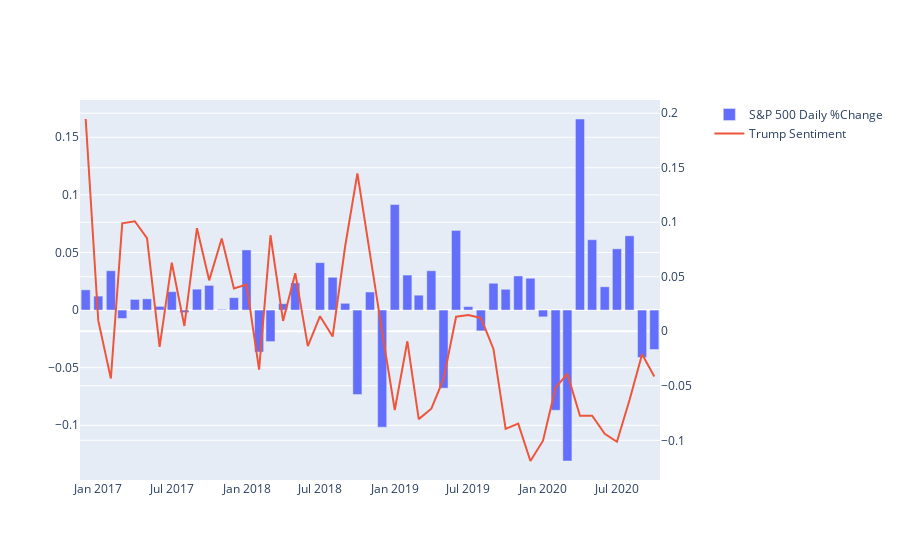

The code cell stored with this chart in its notebook:
### Code cell
import plotly.graph_objects as go
from plotly.subplots import make_subplots
# Create figure
fig = make_subplots(specs=[[{"secondary_y": True}]])



fig.add_trace(
    go.Bar(x=list(m['month']), y=list(m['s&p_%change']), name='S&P 500 Daily %Change'), secondary_y=False)

fig.add_trace(
    go.Scatter(x=list(m['month']), y=list(m['delta']), name='Trump Sentiment'), secondary_y=True)

# Set title
# fig.update_layout(
#     title_text="Trump Sentiment vs. S&P 500 Moves"
# )

#Add range slider
#fig.update_layout(
#     xaxis=dict(
#         rangeselector=dict(
#             buttons=list([
#                 dict(count=1,
#                      label="1m",
#                      step="month",
#                      stepmode="backward"),
#                 dict(count=6,
#                      label="6m",
#                      step="month",
#                      stepmode="backward"),
#                 dict(count=1,
#                      label="YTD",
#                      step="year",
#                      stepmode="todate"),
#                 dict(count=1,
#                      label="1y",
#                      step="year",
#                      stepmode="backward"),
#                 dict(step="all")
#             ])
#         ),
#         rangeslider=dict(
#             visible=True
#         ),
#         type="date"
#     )
# )

fig.show()

### Figure 1 — Plotly figure (JSON) as saved in the notebook; plotly's stock layout.template omitted (floating-point values rounded to 4 significant figures)
{"data": [{"name": "S&P 500 Daily %Change", "type": "bar", "x": ["2016-12-01", "2017-01-01", "2017-02-01", "2017-03-01", "2017-04-01", "2017-05-01", "2017-06-01", "2017-07-01", "2017-08-01", "2017-09-01", "2017-10-01", "2017-11-01", "2017-12-01", "2018-01-01", "2018-02-01", "2018-03-01", "2018-04-01", "2018-05-01", "2018-06-01", "2018-07-01", "2018-08-01", "2018-09-01", "2018-10-01", "2018-11-01", "2018-12-01", "2019-01-01", "2019-02-01", "2019-03-01", "2019-04-01", "2019-05-01", "2019-06-01", "2019-07-01", "2019-08-01", "2019-09-01", "2019-10-01", "2019-11-01", "2019-12-01", "2020-01-01", "2020-02-01", "2020-03-01", "2020-04-01", "2020-05-01", "2020-06-01", "2020-07-01", "2020-08-01", "2020-09-01", "2020-10-01"], "xaxis": "x", "y": [0.01757, 0.01212, 0.03415, -0.007315, 0.009253, 0.009755, 0.003212, 0.016, -0.0022, 0.01816, 0.02144, 0.000631, 0.01078, 0.0522, -0.03644, -0.02738, 0.005544, 0.02358, -0.0001213, 0.04116, 0.02848, 0.005875, -0.07332, 0.01567, -0.1016, 0.0917, 0.03041, 0.01293, 0.03412, -0.06783, 0.06914, 0.003019, -0.01807, 0.02328, 0.01805, 0.02959, 0.02765, -0.005902, -0.08698, -0.131, 0.1659, 0.06107, 0.02024, 0.05319, 0.06449, -0.04118, -0.03423], "yaxis": "y"}, {"name": "Trump Sentiment", "type": "scatter", "x": ["2016-12-01", "2017-01-01", "2017-02-01", "2017-03-01", "2017-04-01", "2017-05-01", "2017-06-01", "2017-07-01", "2017-08-01", "2017-09-01", "2017-10-01", "2017-11-01", "2017-12-01", "2018-01-01", "2018-02-01", "2018-03-01", "2018-04-01", "2018-05-01", "2018-06-01", "2018-07-01", "2018-08-01", "2018-09-01", "2018-10-01", "2018-11-01", "2018-12-01", "2019-01-01", "2019-02-01", "2019-03-01", "2019-04-01", "2019-05-01", "2019-06-01", "2019-07-01", "2019-08-01", "2019-09-01", "2019-10-01", "2019-11-01", "2019-12-01", "2020-01-01", "2020-02-01", "2020-03-01", "2020-04-01", "2020-05-01", "2020-06-01", "2020-07-01", "2020-08-01", "2020-09-01", "2020-10-01"], "xaxis": "x", "y": [0.1947, 0.009745, -0.04327, 0.09898, 0.1009, 0.08551, -0.01422, 0.06289, 0.004897, 0.0946, 0.04673, 0.08504, 0.0393, 0.04278, -0.03521, 0.08809, 0.009542, 0.05333, -0.01366, 0.01382, -0.004765, 0.07821, 0.1449, 0.07006, -0.0005812, -0.07216, -0.00916, -0.08055, -0.07098, -0.04397, 0.01337, 0.01498, 0.01225, -0.0162, -0.08944, -0.08469, -0.119, -0.1003, -0.05154, -0.03903, -0.0774, -0.07743, -0.09406, -0.1013, -0.06303, -0.0211, -0.04154], "yaxis": "y2"}], "layout": {"xaxis": {"anchor": "y", "domain": [0, 0.94]}, "yaxis": {"anchor": "x", "domain": [0, 1]}, "yaxis2": {"anchor": "x", "overlaying": "y", "side": "right"}}}
